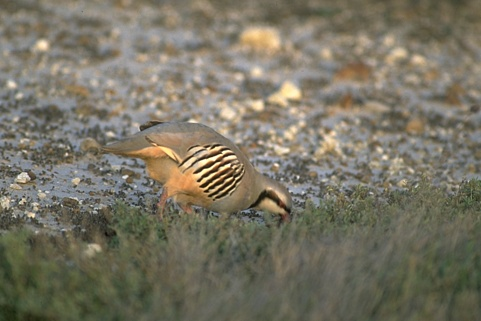
//> input picture edge-detection/canny-edge-detector/Bird.jpg, 481 x 321 px
$ ./canny-edge-detector   (built with g++ and OpenCV 4)
//> lines starting //> are read from the running program, lines starting //| are printed output that depends on the picture; after the words box and inside, x2 and y2 are one past the last pixel; in counts of white or black regions, pixels touching at a corner belong together
#include <opencv2/opencv.hpp>
#include <iostream>
#include <string>
#include <vector>

using namespace std;
using namespace cv;

void applyAndSaveCanny(const Mat& grayImage, const string& baseName, double lowThresh, double highThresh) {
    Mat edges;
    Canny(grayImage, edges, lowThresh, highThresh);
    string filename = baseName + "_Canny_" + to_string((int)lowThresh) + "_" + to_string((int)highThresh) + ".jpg";
    bitwise_not(edges, edges);
    imwrite(filename, edges);
}

int main() {
    vector<string> imageNames = {"Bird.jpg", "Deer.jpg"};

    vector<pair<double, double>> thresholds = {
        {10.0, 30.0},
        {60.0, 180.0},
        {120.0, 360.0}
    };

    for (const string& imgName : imageNames) {
        Mat colorImg = imread(imgName, IMREAD_COLOR);
//> colorImg is the input picture: 321 rows x 481 cols, CV_8UC3; mean B, G, R 99.4, 115.4, 120
        Mat grayImg;
        cvtColor(colorImg, grayImg, COLOR_BGR2GRAY);
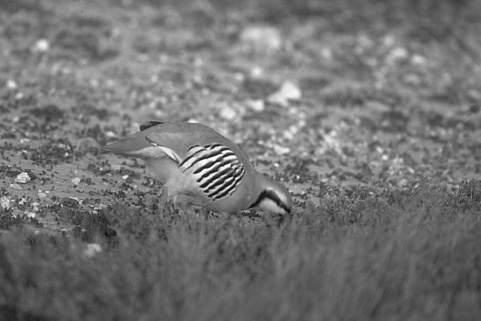
//> grayImg: 321 rows x 481 cols, CV_8UC1; min 9, max 252, mean 115
        Mat blurredImg;
        GaussianBlur(grayImg, blurredImg, Size(5, 5), 1.4);

        string baseName = imgName.substr(0, imgName.find_last_of("."));

        for (const auto& thresh : thresholds) {
            applyAndSaveCanny(blurredImg, baseName, thresh.first, thresh.second);
        }
//> this loop made 3 passes
//> filename in applyAndSaveCanny on passes 1 to 3: "Bird_Canny_10_30.jpg", "Bird_Canny_60_180.jpg", "Bird_Canny_120_360.jpg"
//> pass 1, in applyAndSaveCanny, `Canny(grayImage, edges, lowThresh, highThresh);`:
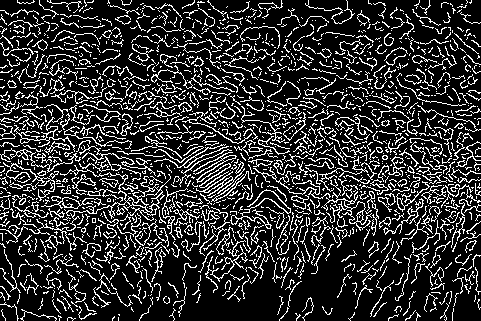
//> edges: 321 rows x 481 cols, CV_8UC1; 19.2% white in thin lines or dots
//> pass 2, in applyAndSaveCanny (call 2), `Canny(grayImage, edges, lowThresh, highThresh);`:
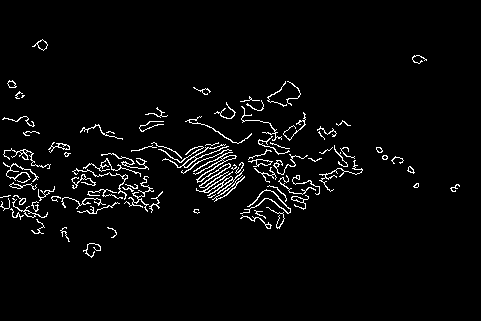
//> edges: 321 rows x 481 cols, CV_8UC1; 3.4% white in thin lines or dots, all inside (x1, y1, x2, y2) = (0, 39, 460, 258)
    }
//> pass 2 of the loop `for (const string& imgName : imageNames)`:
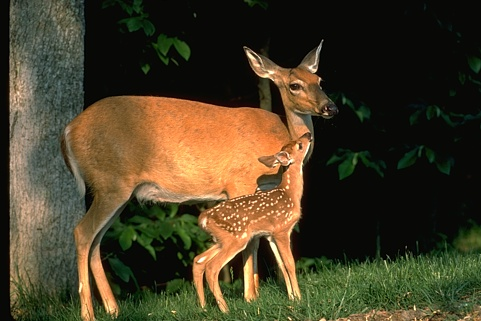
//> input picture edge-detection/canny-edge-detector/Deer.jpg, 481 x 321 px
//> colorImg is the input picture: 321 rows x 481 cols, CV_8UC3; mean B, G, R 38.3, 61.8, 71.3
//> the loop `for (const auto& thresh : thresholds)` made 3 passes
//> pass 1, in applyAndSaveCanny (call 4), `Canny(grayImage, edges, lowThresh, highThresh);`:
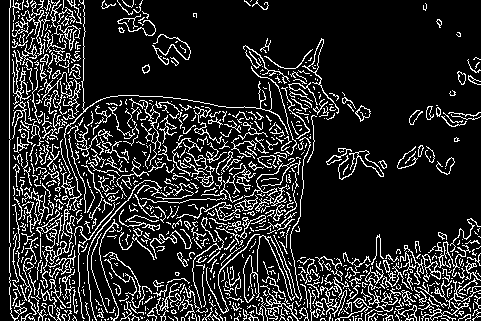
//> edges: 321 rows x 481 cols, CV_8UC1; 15.8% white in thin lines or dots
//> pass 2, in applyAndSaveCanny (call 5), `Canny(grayImage, edges, lowThresh, highThresh);`:
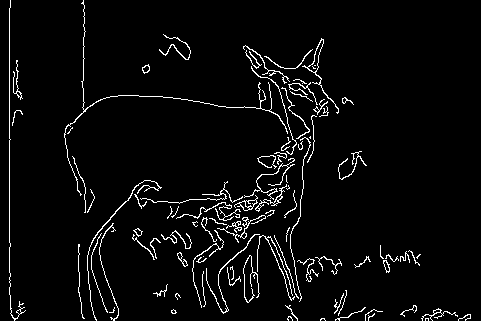
//> edges: 321 rows x 481 cols, CV_8UC1; 4.1% white in thin lines or dots

    return 0;
}
